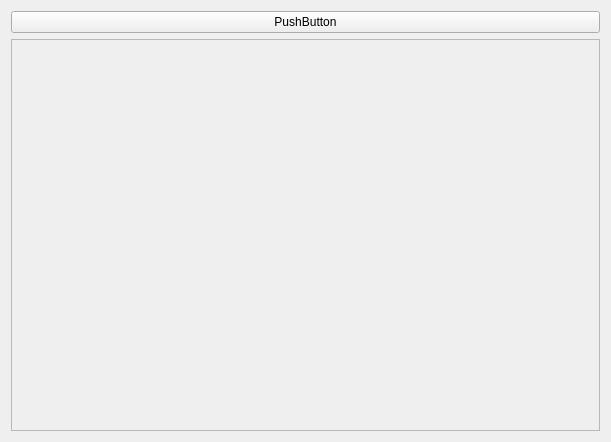
<?xml version="1.0" encoding="UTF-8"?>
<ui version="4.0">
 <class>Form</class>
 <widget class="QWidget" name="Form">
  <property name="geometry">
   <rect>
    <x>0</x>
    <y>0</y>
    <width>611</width>
    <height>442</height>
   </rect>
  </property>
  <property name="windowTitle">
   <string>Form</string>
  </property>
  <layout class="QVBoxLayout" name="verticalLayout">
   <item>
    <widget class="QPushButton" name="pushButton">
     <property name="text">
      <string>PushButton</string>
     </property>
    </widget>
   </item>
   <item>
    <widget class="QScrollArea" name="scrollArea">
     <property name="widgetResizable">
      <bool>true</bool>
     </property>
     <widget class="QWidget" name="scrollAreaWidgetContents">
      <property name="geometry">
       <rect>
        <x>0</x>
        <y>0</y>
        <width>591</width>
        <height>393</height>
       </rect>
      </property>
     </widget>
    </widget>
   </item>
  </layout>
 </widget>
 <resources/>
 <connections/>
</ui>
